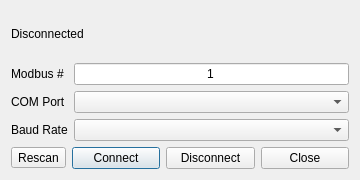
<?xml version="1.0" encoding="UTF-8"?>
<ui version="4.0">
 <class>ConnectionDialog</class>
 <widget class="QDialog" name="ConnectionDialog">
  <property name="geometry">
   <rect>
    <x>0</x>
    <y>0</y>
    <width>360</width>
    <height>180</height>
   </rect>
  </property>
  <property name="windowTitle">
   <string>Connection</string>
  </property>
  <layout class="QVBoxLayout" name="verticalLayout">
   <item>
    <widget class="QLabel" name="label_status">
     <property name="text">
      <string>Disconnected</string>
     </property>
    </widget>
   </item>
   <item>
    <layout class="QFormLayout" name="formLayout">
     <item row="0" column="0">
      <widget class="QLabel" name="label_slave">
       <property name="text">
        <string>Modbus #</string>
       </property>
      </widget>
     </item>
     <item row="0" column="1">
      <widget class="QLineEdit" name="lineEdit_slave">
       <property name="text">
        <string>1</string>
       </property>
       <property name="alignment">
        <set>Qt::AlignCenter</set>
       </property>
      </widget>
     </item>
     <item row="1" column="0">
      <widget class="QLabel" name="label_port">
       <property name="text">
        <string>COM Port</string>
       </property>
      </widget>
     </item>
     <item row="1" column="1">
      <widget class="QComboBox" name="comboBox_port"/>
     </item>
     <item row="2" column="0">
      <widget class="QLabel" name="label_baudrate">
       <property name="text">
        <string>Baud Rate</string>
       </property>
      </widget>
     </item>
     <item row="2" column="1">
      <widget class="QComboBox" name="comboBox_baudrate"/>
     </item>
    </layout>
   </item>
   <item>
    <layout class="QHBoxLayout" name="horizontalLayout_buttons">
     <item>
      <widget class="QToolButton" name="button_rescan">
       <property name="text">
        <string>Rescan</string>
       </property>
      </widget>
     </item>
     <item>
      <widget class="QPushButton" name="button_connect">
       <property name="text">
        <string>Connect</string>
       </property>
      </widget>
     </item>
     <item>
      <widget class="QPushButton" name="button_disconnect">
       <property name="text">
        <string>Disconnect</string>
       </property>
      </widget>
     </item>
     <item>
      <widget class="QPushButton" name="button_close">
       <property name="text">
        <string>Close</string>
       </property>
      </widget>
     </item>
    </layout>
   </item>
  </layout>
 </widget>
 <resources/>
 <connections/>
</ui>
